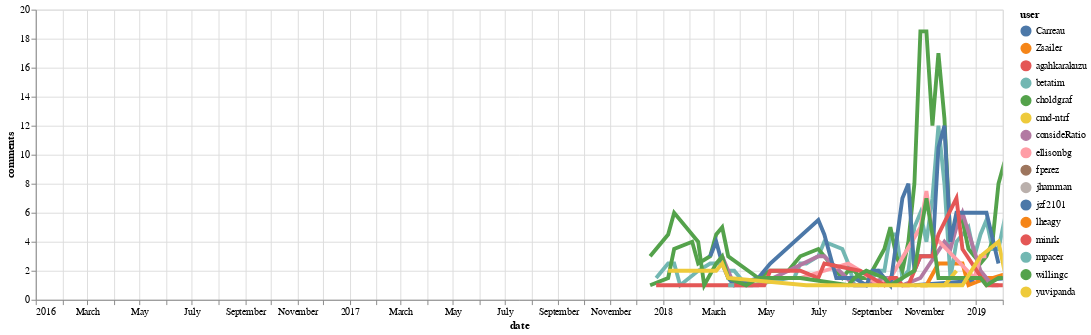

Source (notebook cell):
### Code cell
selectable_line_plot(user_data.reset_index(), 'date', 'comments', 'user')

### Figure 1 — Vega-Lite specification as saved in the notebook (floating-point values rounded to 4 significant figures; data arrays with more than 128 entries replaced by an {"elided": "..."} marker saying what was removed)
{"$schema": "https://vega.github.io/schema/vega-lite/v2.6.0.json", "config": {"view": {"height": 300, "width": 400}}, "datasets": {"data-50cfc889ae6cca9d98523a5cae371a8b": {"elided": "231 records"}}, "layer": [{"data": {"name": "data-50cfc889ae6cca9d98523a5cae371a8b"}, "encoding": {"color": {"field": "user", "type": "nominal"}, "opacity": {"value": 0}, "tooltip": {"field": "user", "type": "nominal"}, "x": {"field": "date", "scale": {"domain": ["2016-01-01", "2019-02-01"]}, "type": "temporal"}, "y": {"field": "comments", "type": "quantitative"}}, "mark": {"clip": true, "type": "circle"}, "selection": {"selector001": {"fields": ["user"], "nearest": true, "on": "mouseover", "type": "single"}}, "width": 1000}, {"data": {"name": "data-50cfc889ae6cca9d98523a5cae371a8b"}, "encoding": {"color": {"condition": {"field": "user", "selection": "selector001", "type": "nominal"}, "value": "lightgray"}, "size": {"condition": {"selection": {"not": "selector001"}, "value": 1}, "value": 4}, "tooltip": {"field": "user", "type": "nominal"}, "x": {"field": "date", "scale": {"domain": ["2016-01-01", "2019-02-01"]}, "type": "temporal"}, "y": {"field": "comments", "type": "quantitative"}}, "mark": {"clip": true, "type": "line"}, "width": 1000}]}
